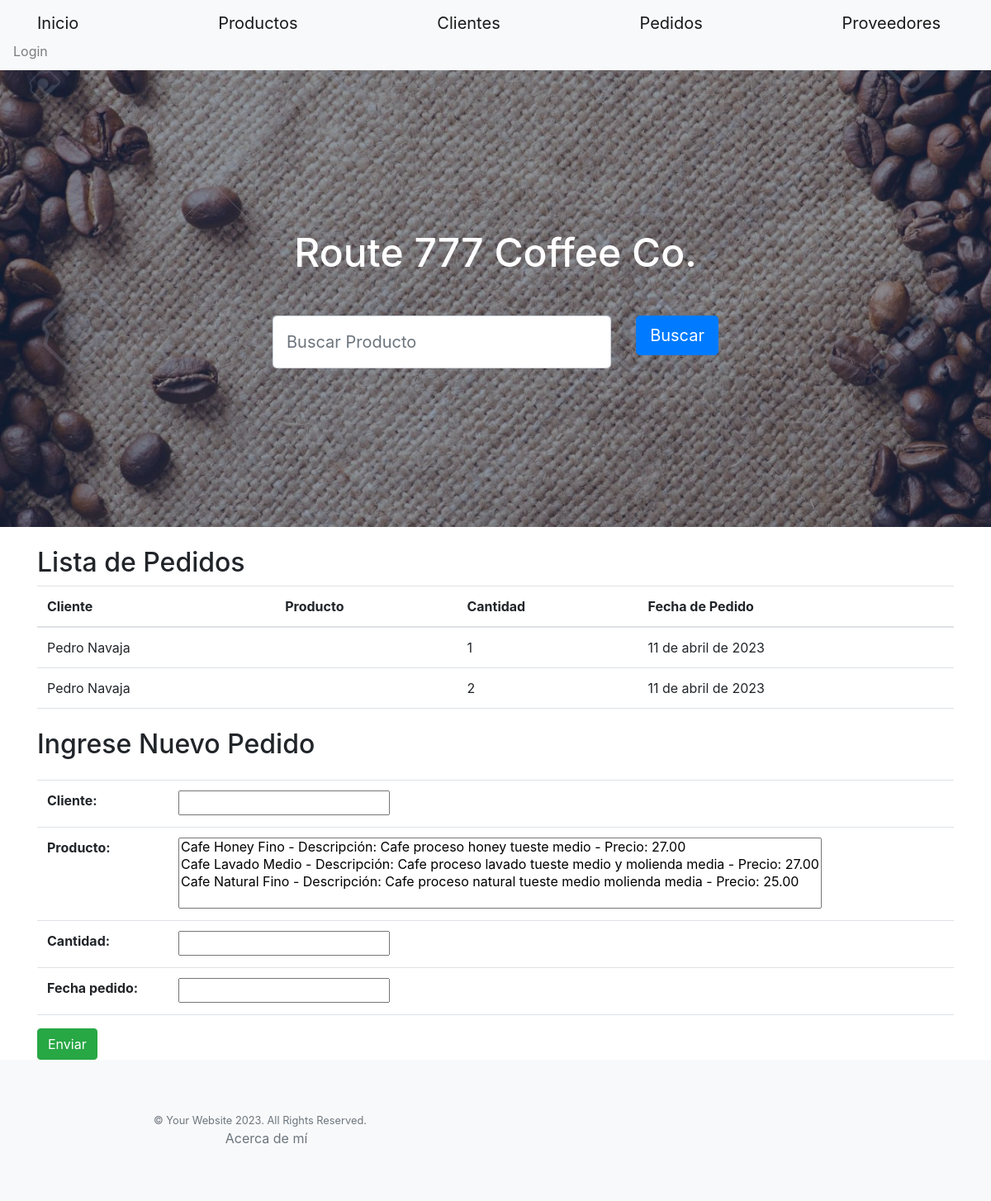
The app's page /pedidos/, older data.
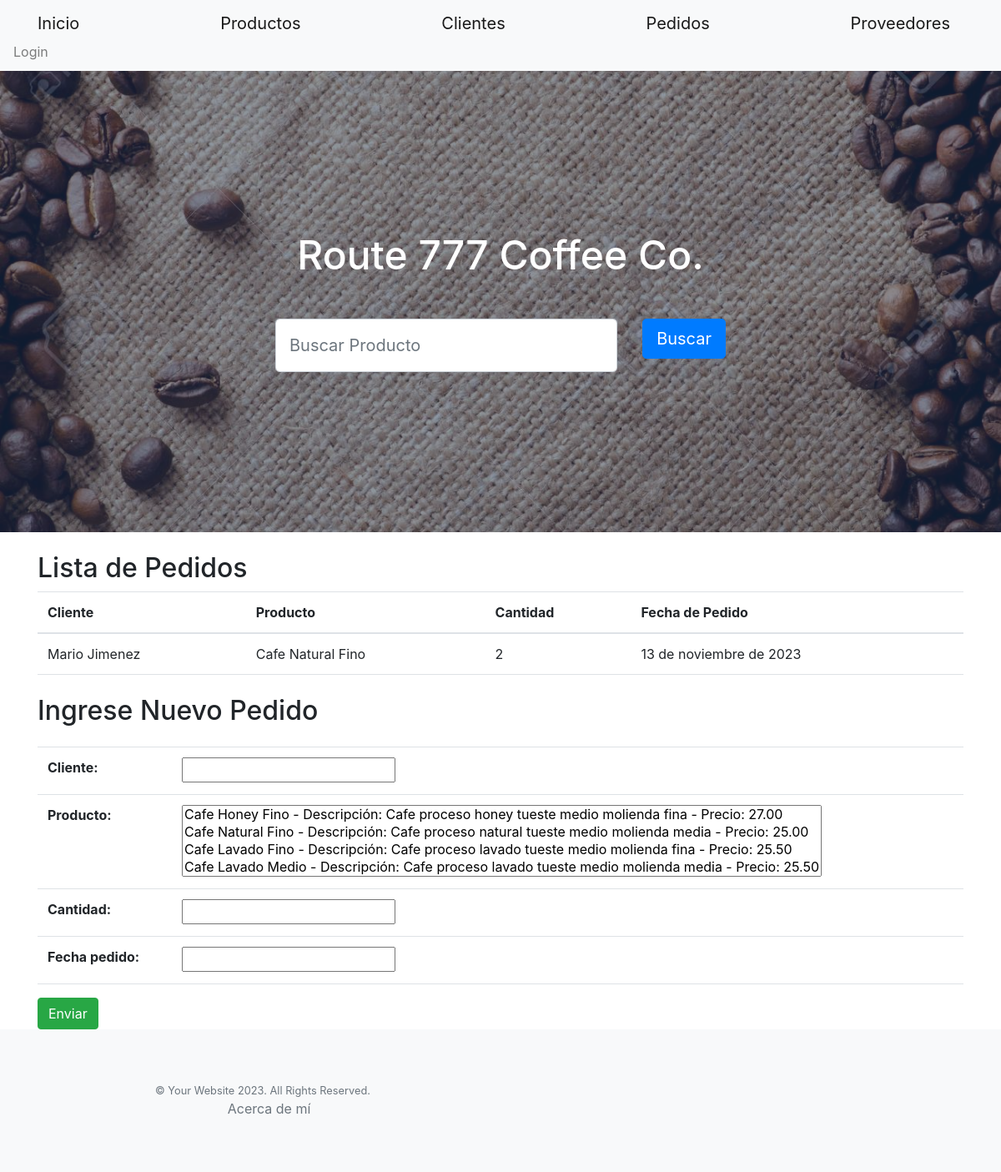
The same page, newer data.
### coffee_app/models.py (models this page shows, shortened)
class Pedido(models.Model):
    cliente = models.CharField(max_length=100)
    producto = models.ManyToManyField(Producto)
    cantidad = models.IntegerField()
    fecha_pedido = models.DateField()

class Producto(models.Model):
    nombre = models.CharField(max_length=100)
    descripcion = models.TextField()
    precio = models.DecimalField(max_digits=10, decimal_places=2)
    def __str__(self) -> str:
        return f"{self.nombre} - Descripción: {self.descripcion} - Precio: {self.precio}"

### coffee_app/views.py (the view)
# urls.py: path('pedidos/', views.form_pedidos, name='pedidos'),
def form_pedidos(request):
    pedidos = Pedido.objects.all()
    if request.method =='POST':
        formpedido=PedidoForm(request.POST) #aca llega la info al HTML
        print(formpedido)
        if formpedido.is_valid():
            formpedido.save()  # Guarda los datos del formulario en la base de datos
            return redirect('pedidos')
    else:
        formpedido=PedidoForm()
    return render(request, 'pedidos.html', {'formpedido': formpedido,'pedidos':pedidos})

### coffee_app/forms.py
class PedidoForm(forms.ModelForm):
    class Meta:
        model = Pedido
        fields = '__all__'

### coffee_app/templates/pedidos.html (shortened to what this page needs)
{% extends 'base.html' %}
{% load static %}
{% block contenidoquecambia %}
  {% block content %}
    <div class="container mt-4">
      <h2>Lista de Pedidos</h2>
      <table class="table">
        <thead>
          <tr>
            <th>Cliente</th>
            <th>Producto</th>
            <th>Cantidad</th>
            <th>Fecha de Pedido</th>
          </tr>
        </thead>
        <tbody>
          {% for pedi in pedidos %}
            <tr>
              <td>{{ pedi.cliente }}</td>
              <td>
                {% for producto in pedi.producto.all %}
                  {{ producto.nombre }}
                {% endfor %}
              </td>
              <td>{{ pedi.cantidad }}</td>
              <td>{{ pedi.fecha_pedido }}</td>
            </tr>
          {% endfor %}
        </tbody>
      </table>
    </div>
  {% endblock %}
  {% block title %}
    <div class="container mt-4">
      <h2>Ingrese Nuevo Pedido</h2>
    </div>
  {% endblock title %}
  {% block content2 %}
    <div class="container mt-4">
      <form action="/pedidos/" method="post">
        <table class="table">
          {{ formpedido.as_table }}
        </table>
        <button type="submit" class="btn btn-success">Enviar</button>
      </form>
    </div>
  {% endblock content2 %}
{% endblock contenidoquecambia %}

Row changes from the older to the newer data that the page shows:
removed Pedido: cliente "Pedro Navaja", cantidad "1", fecha_pedido "11 de abril de 2023"
removed Pedido: cliente "Pedro Navaja", cantidad "2", fecha_pedido "11 de abril de 2023"
added Pedido: cliente "Mario Jimenez", cantidad "2", fecha_pedido "13 de noviembre de 2023"
now on this page (row unchanged): Producto: nombre "Cafe Natural Fino"
Text that changed along with them:
form field producto: "…proceso honey tueste medio - Precio: 27.00 / Cafe Lavado Medio - Descripción: Cafe proceso lavado tueste medio y molienda media - Precio: 27.00 / Cafe Natural Fino - Descripción: Cafe proceso natural tueste medio molienda media - Precio: 25.00" → "…proceso honey tueste medio molienda fina - Precio: 27.00 / Cafe Natural Fino - Descripción: Cafe proceso natural tueste medio molienda media - Precio: 25.00 / Cafe Lavado Fino - Descripción: Cafe proceso lavado tueste medio molienda fina - Precio: 25.50 / Cafe Lavado Medio - Descripción: Cafe proceso lavado tueste medio molienda media - Precio: 25.50"
